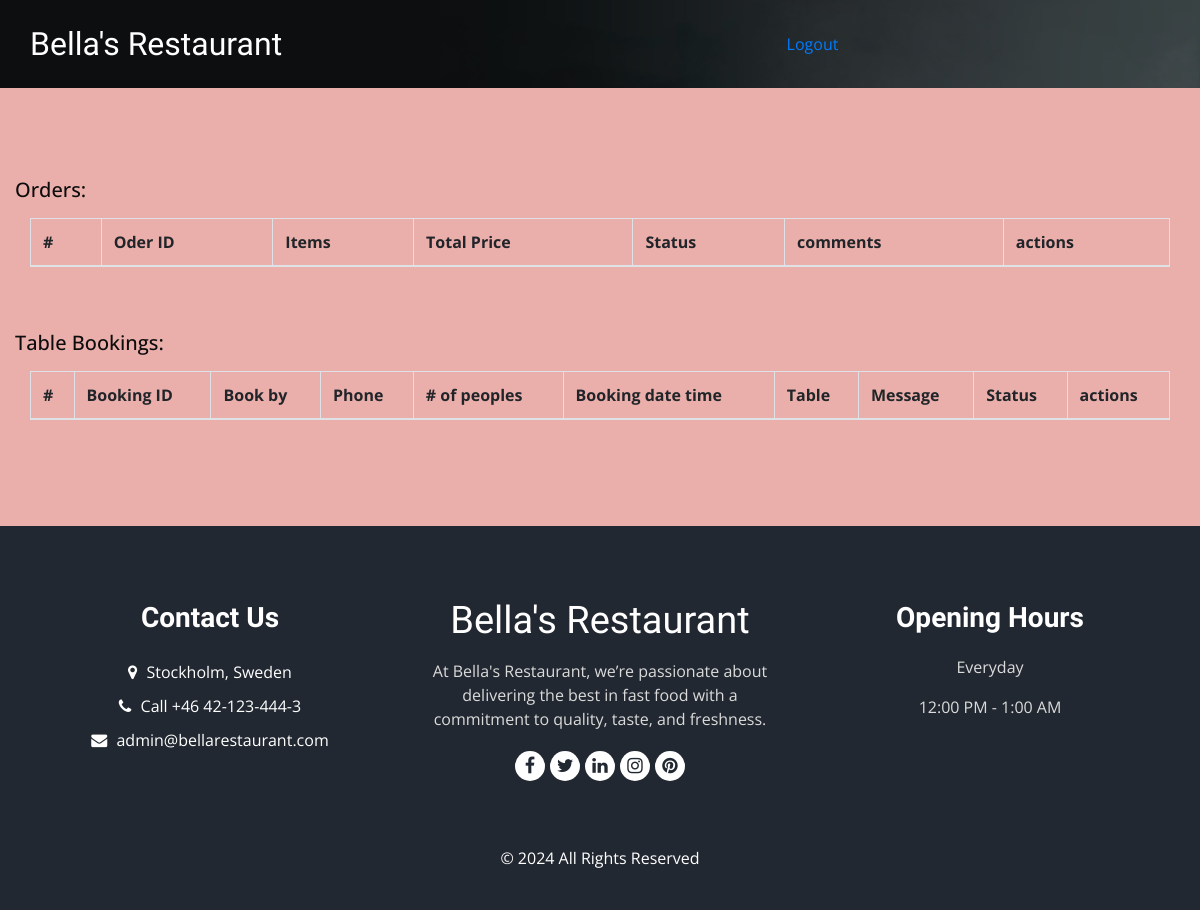
The app's page /manager-account/ (signed in), older data.
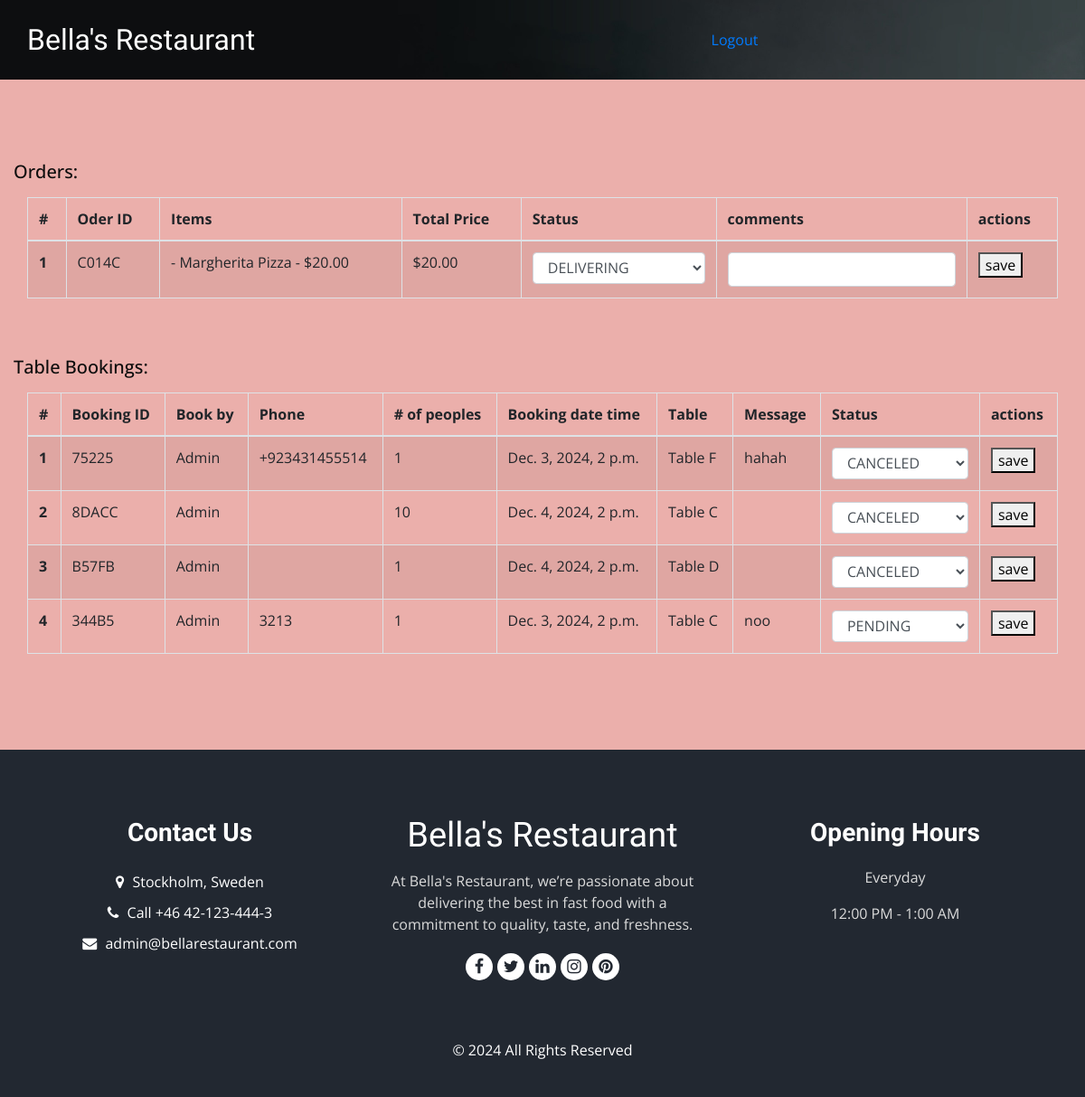
The same page, newer data.
### home/models.py (models this page shows, shortened)
class Order(models.Model):
    id = models.UUIDField(primary_key=True, default=uuid.uuid4, editable=False)
    user = models.ForeignKey(User, on_delete=models.CASCADE)
    class OrderStatus(models.TextChoices):
        VERIFIED = 'VERIFIED', _('VERIFIED')
        PREPARING = 'PREPARING', _('PREPARING')
        DELIVERING = 'DELIVERING', _('DELIVERING')
        DELIVERED = 'DELIVERED', _('DELIVERED')
        REJECTED = 'REJECTED', _('REJECTED')
        CANCELLED = 'CANCELLED', _('CANCELLED')
    status = models.CharField(
        max_length=20, choices=OrderStatus.choices, default=OrderStatus.VERIFIED)
    comments = models.TextField(blank=True, null=False, default="")
    created_at = models.DateTimeField(auto_now_add=True, editable=False)
    updated_at = models.DateTimeField(auto_now=True)
    def order_amount(self):
        order_items = OrderFood.objects.filter(order=self)
        total_price = 0
        for order_item in order_items:
            total_price += order_item.food.price
        return total_price

class OrderFood(models.Model):
    id = models.UUIDField(primary_key=True, default=uuid.uuid4, editable=False)
    food = models.ForeignKey(Food, on_delete=models.CASCADE)
    order = models.ForeignKey(Order, on_delete=models.CASCADE)

class Food(models.Model):
    id = models.UUIDField(primary_key=True, default=uuid.uuid4, editable=False)
    food_type = models.ForeignKey(FoodType, on_delete=models.CASCADE)
    name = models.CharField(max_length=200, db_index=True)
    image = models.ImageField(null=True, blank=True)
    description = models.CharField(max_length=200, blank=True)
    price = models.PositiveIntegerField(null=False, blank=False)
    available = models.BooleanField(default=True)
    created_at = models.DateTimeField(auto_now_add=True, editable=False)
    updated_at = models.DateTimeField(auto_now=True)

class TableBooking(models.Model):
    id = models.UUIDField(primary_key=True, default=uuid.uuid4, editable=False)
    user = models.ForeignKey(User, on_delete=models.CASCADE)
    reservation_table = models.ForeignKey(ReservationTables, on_delete=models.CASCADE)
    booking_name = models.CharField(max_length=200)
    booking_phone = models.CharField(max_length=50)
    booking_date = models.DateTimeField()
    people = models.PositiveIntegerField(default=1)
    message = models.CharField(max_length=500)
    class BookStatus(models.TextChoices):
        PENDING = 'PENDING', _('PENDING')
        BOOKED = 'BOOKED', _('BOOKED')
        CANCELED = 'CANCELED', _('CANCELED')
    status = models.CharField(
        max_length=20, choices=BookStatus.choices, default=BookStatus.PENDING)
    created_at = models.DateTimeField(auto_now_add=True, editable=False)
    updated_at = models.DateTimeField(auto_now=True)

class ReservationTables(models.Model):
    id = models.UUIDField(primary_key=True, default=uuid.uuid4, editable=False)
    table_id =models.CharField(max_length=10, unique=True)
    created_at = models.DateTimeField(auto_now_add=True, editable=False)
    updated_at = models.DateTimeField(auto_now=True)

### home/views.py (the view)
# urls.py: path('manager-account/', views.manager_account, name="manager-account"),
def manager_account(request):
    if not request.user.is_authenticated:
        return redirect('login')
    if not request.user.groups.filter(name="manager").exists():
        return redirect('home')
    context = {'is_authenticated': request.user.is_authenticated,
               'user': request.user,
               'orders': Order.objects.all().prefetch_related('orderfood_set'),
               'bookings': TableBooking.objects.all(),
               'oder_options': Order.OrderStatus,
               'booking_options': TableBooking.BookStatus
               }
    return render(request, 'home/manager/account.html', context)

### home/templatetags/custom_filters.py (called while the page is built)
@register.filter
def last_n_chars(value, n):
    if isinstance(value, str):
        return value[-n:]
    else:
        return str(value)[-n:].upper()

### home/templates/home/manager/account.html (shortened to what the changed rows need)
{% extends 'home/base.html' %}
{% load static %}
{% load custom_filters %}
{% block content %}
    <body class="sub_page">
    <section class="book_section layout_padding">
        <div class="container">
            <div class="row text-center">
                <div class="col-md-12">
                    <div class="table-responsive">
                        <table class="table table-striped table-bordered">
                            <thead>
                            <tr>
                                <th scope="col">#</th>
                                <th scope="col">Oder ID</th>
                                <th scope="col">Items</th>
                                <th scope="col">Total Price</th>
                                <th scope="col">Status</th>
                                <th scope="col">comments</th>
                                <th scope="col">actions</th>
                            </tr>
                            </thead>
                            <tbody>
                            {% for order in orders %}
                                <tr>
                                    <th scope="row">{{ forloop.counter }}</th>
                                    <td>{{ order.id|last_n_chars:5 }}</td>
                                    <td>
                                        {% for item in order.orderfood_set.all %}
                                            <div>- {{ item.food.name }} - ${{ item.food.price }}.00</div>
                                        {% endfor %}
                                    </td>
                                    <td> ${{ order.order_amount }}.00</td>
                                    <td>
                                        <select id="order-select-{{ order.id }}" class="form-control nice-select wide">
                                            {% for options in oder_options %}
                                                <option value="{{ options }}"
                                                        {% if options == order.status %}selected{% endif %}>
                                                    {{ options }}
                                                </option>
                                            {% endfor %}
                                        </select>
                                    </td>
                                    <td><input id="order-comments-{{ order.id }}" class="form-control"
                                               value="{{ order.comments }}"/></td>
                                    <td>
                                        <button id="manager-order-save-btn-{{ order.id }}"
                                                onclick="saveOrder(`{{ order.id }}`)">save
                                        </button>
                                    </td>
                                </tr>
                            {% endfor %}
                            </tbody>
                        </table>
                    </div>
                </div>
            </div>
            <div class="row text-center mt-5">
                <div class="col-md-12">
                    <div class="table-responsive">
                        <table class="table table-striped table-bordered">
                            <thead>
                            <tr>
                                <th scope="col">#</th>
                                <th scope="col">Booking ID</th>
                                <th scope="col">Book by</th>
                                <th scope="col">Phone</th>
                                <th scope="col"># of peoples</th>
                                <th scope="col">Booking date time</th>
                                <th scope="col">Table</th>
                                <th scope="col">Message</th>
                                <th scope="col">Status</th>
                                <th scope="col">actions</th>
                            </tr>
                            </thead>
                            <tbody>
                            {% for booking in bookings %}
                                <tr>
                                    <th scope="row">{{ forloop.counter }}</th>
                                    <td>{{ booking.id|last_n_chars:5 }}</td>
                                    <td>{{ booking.booking_name }} </td>
                                    <td>{{ booking.booking_phone }}</td>
                                    <td>{{ booking.people }}</td>
                                    <td>{{ booking.booking_date }}</td>
                                    <td>{{ booking.reservation_table.table_id }}</td>
                                    <td>{{ booking.message }}</td>
                                    <td>
                                        <select id="booking-select-{{ booking.id }}"
                                                class="form-control nice-select wide">
                                            {% for options in booking_options %}
                                                <option value="{{ options }}"
                                                        {% if options == booking.status %}selected{% endif %}>
                                                    {{ options }}
                                                </option>
                                            {% endfor %}
                                        </select>
                                    </td>
                                    <td>
                                        <button id="manager-booking-save-btn-{{ booking.id }}"
                                                onclick="saveBooking(`{{ booking.id }}`)">save
                                        </button>
                                    </td>
                                </tr>
                            {% endfor %}
                            </tbody>
                        </table>
                    </div>
                </div>
            </div>
        </div>
    </section>
{% endblock %}

Row changes from the older to the newer data that the page shows:
added Order: id|last_n_chars "C014C", order_amount "20", status+id "DELIVERING"
added OrderFood: food.name "Margherita Pizza", food.price "20"
added TableBooking: id|last_n_chars "75225", booking_name "Admin", booking_phone "+923431455514", people "1", booking_date "Dec. 3, 2024, 2 p.m.", reservation_table.table_id "Table F", message "hahah", status+id "CANCELED"
added TableBooking: id|last_n_chars "8DACC", booking_name "Admin", people "10", booking_date "Dec. 4, 2024, 2 p.m.", reservation_table.table_id "Table C", status+id "CANCELED"
added TableBooking: id|last_n_chars "B57FB", booking_name "Admin", people "1", booking_date "Dec. 4, 2024, 2 p.m.", reservation_table.table_id "Table D", status+id "CANCELED"
added TableBooking: id|last_n_chars "344B5", booking_name "Admin", booking_phone "3213", people "1", booking_date "Dec. 3, 2024, 2 p.m.", reservation_table.table_id "Table C", message "noo", status+id "PENDING"
